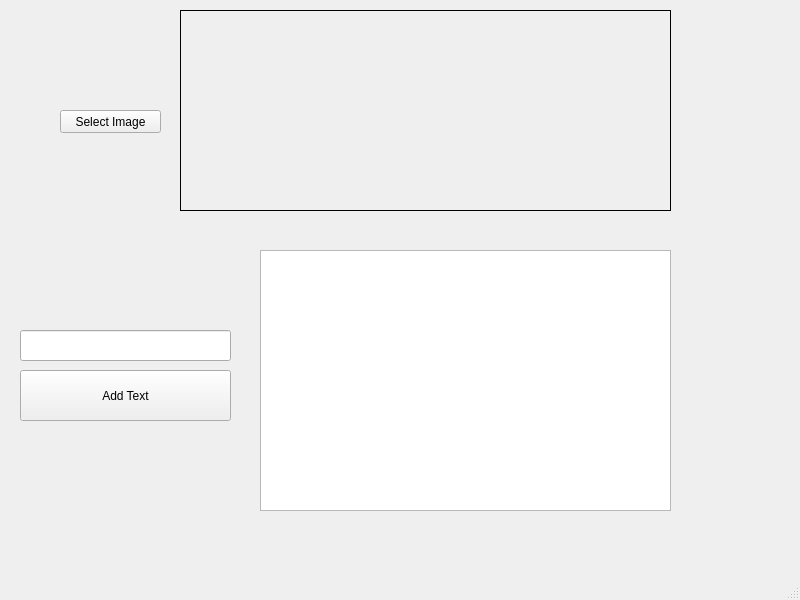
<?xml version="1.0" encoding="UTF-8"?>
<ui version="4.0">
 <class>MainWindow</class>
 <widget class="QMainWindow" name="MainWindow">
  <property name="geometry">
   <rect>
    <x>0</x>
    <y>0</y>
    <width>800</width>
    <height>600</height>
   </rect>
  </property>
  <property name="windowTitle">
   <string>MainWindow</string>
  </property>
  <widget class="QWidget" name="centralwidget">
   <widget class="QPushButton" name="selectImageBtn">
    <property name="geometry">
     <rect>
      <x>60</x>
      <y>110</y>
      <width>101</width>
      <height>23</height>
     </rect>
    </property>
    <property name="text">
     <string>Select Image</string>
    </property>
   </widget>
   <widget class="QPushButton" name="addBtn">
    <property name="geometry">
     <rect>
      <x>20</x>
      <y>370</y>
      <width>211</width>
      <height>51</height>
     </rect>
    </property>
    <property name="text">
     <string>Add Text</string>
    </property>
   </widget>
   <widget class="QLabel" name="imageLbl">
    <property name="geometry">
     <rect>
      <x>180</x>
      <y>10</y>
      <width>491</width>
      <height>201</height>
     </rect>
    </property>
    <property name="frameShape">
     <enum>QFrame::Box</enum>
    </property>
    <property name="text">
     <string/>
    </property>
   </widget>
   <widget class="QLineEdit" name="lineEdit">
    <property name="geometry">
     <rect>
      <x>20</x>
      <y>330</y>
      <width>211</width>
      <height>31</height>
     </rect>
    </property>
   </widget>
   <widget class="QListView" name="listWidget">
    <property name="geometry">
     <rect>
      <x>260</x>
      <y>250</y>
      <width>411</width>
      <height>261</height>
     </rect>
    </property>
   </widget>
  </widget>
  <widget class="QMenuBar" name="menubar">
   <property name="geometry">
    <rect>
     <x>0</x>
     <y>0</y>
     <width>800</width>
     <height>21</height>
    </rect>
   </property>
  </widget>
  <widget class="QStatusBar" name="statusbar"/>
 </widget>
 <resources/>
 <connections/>
</ui>
